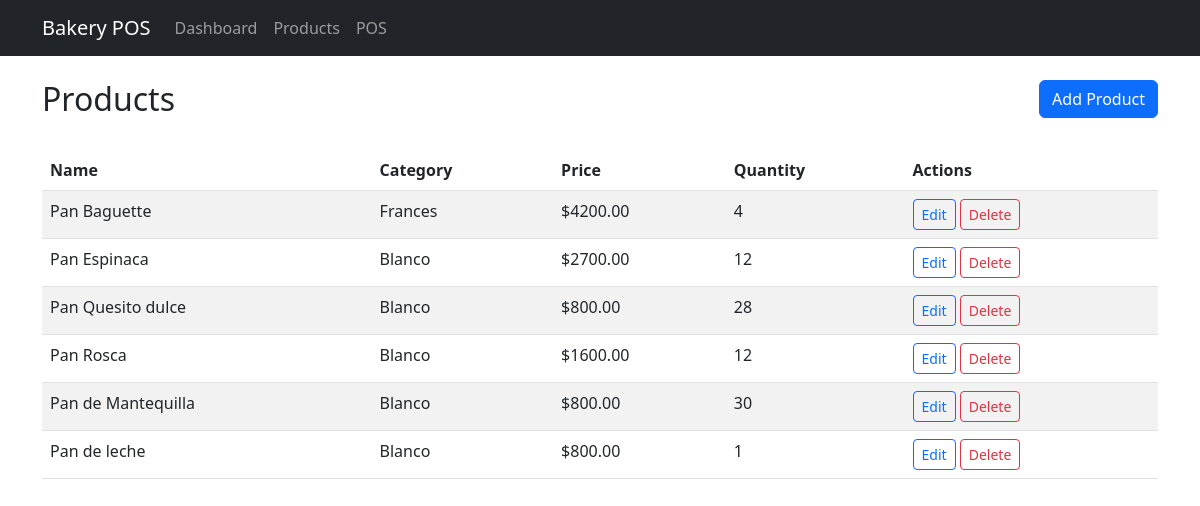
/products-management/ (signed in), run on the app's committed database.
### bakery/models.py (models this page shows, shortened)
class Product(models.Model):
    name = models.CharField(max_length=100)
    description = models.TextField(blank=True)
    price = models.DecimalField(max_digits=6, decimal_places=2)
    category = models.CharField(max_length=50)
    quantity = models.PositiveIntegerField(default=0)
    alert_threshold = models.PositiveIntegerField(default=5)
    active = models.BooleanField(default=True)

### bakery/views.py (the view, shortened to what this page needs)
# urls.py: path('products-management/', views.product_management_view, name='product_management'),
@login_required
def product_management_view(request):
    products = Product.objects.filter(active=True).order_by('name')
    return render(request, 'bakery/product_management.html', {'products': products})

### bakery/templates/bakery/product_management.html (shortened to what this page needs)
{% extends 'bakery/base.html' %}
{% block content %}
<div class="row mb-4">
    <div class="col">
        <h2>Products</h2>
    </div>
    <div class="col text-end">
        <button type="button" class="btn btn-primary" data-bs-toggle="modal" data-bs-target="#addProductModal">
            Add Product
        </button>
    </div>
</div>
<div class="table-responsive">
    <table class="table table-striped">
        <thead>
            <tr>
                <th>Name</th>
                <th>Category</th>
                <th>Price</th>
                <th>Quantity</th>
                <th>Actions</th>
            </tr>
        </thead>
        <tbody>
            {% for product in products %}
            <tr>
                <td>{{ product.name }}</td>
                <td>{{ product.category }}</td>
                <td>${{ product.price }}</td>
                <td>{{ product.quantity }}</td>
                <td>
                    <button class="btn btn-sm btn-outline-primary edit-btn"
                            data-id="{{ product.id }}"
                            data-name="{{ product.name }}"
                            data-description="{{ product.description }}"
                            data-category="{{ product.category }}"
                            data-price="{{ product.price }}"
                            data-quantity="{{ product.quantity }}"
                            data-threshold="{{ product.alert_threshold }}">Edit</button>
                            <button class="btn btn-sm btn-outline-danger delete-btn"
                            data-id="{{ product.id }}">Delete</button>
                </td>
            </tr>
            {% empty %}
            <tr>
                <td colspan="5" class="text-center">No products available</td>
            </tr>
            {% endfor %}
        </tbody>
    </table>
</div>
{% endblock %}

### data on the page
Product: name "Pan Baguette", category "Frances", price "4200.00", quantity "4"
Product: name "Pan Espinaca", category "Blanco", price "2700.00", quantity "12"
Product: name "Pan Quesito dulce", category "Blanco", price "800.00", quantity "28"
Product: name "Pan Rosca", category "Blanco", price "1600.00", quantity "12"
Product: name "Pan de Mantequilla", category "Blanco", price "800.00", quantity "30"
Product: name "Pan de leche", category "Blanco", price "800.00", quantity "1"
